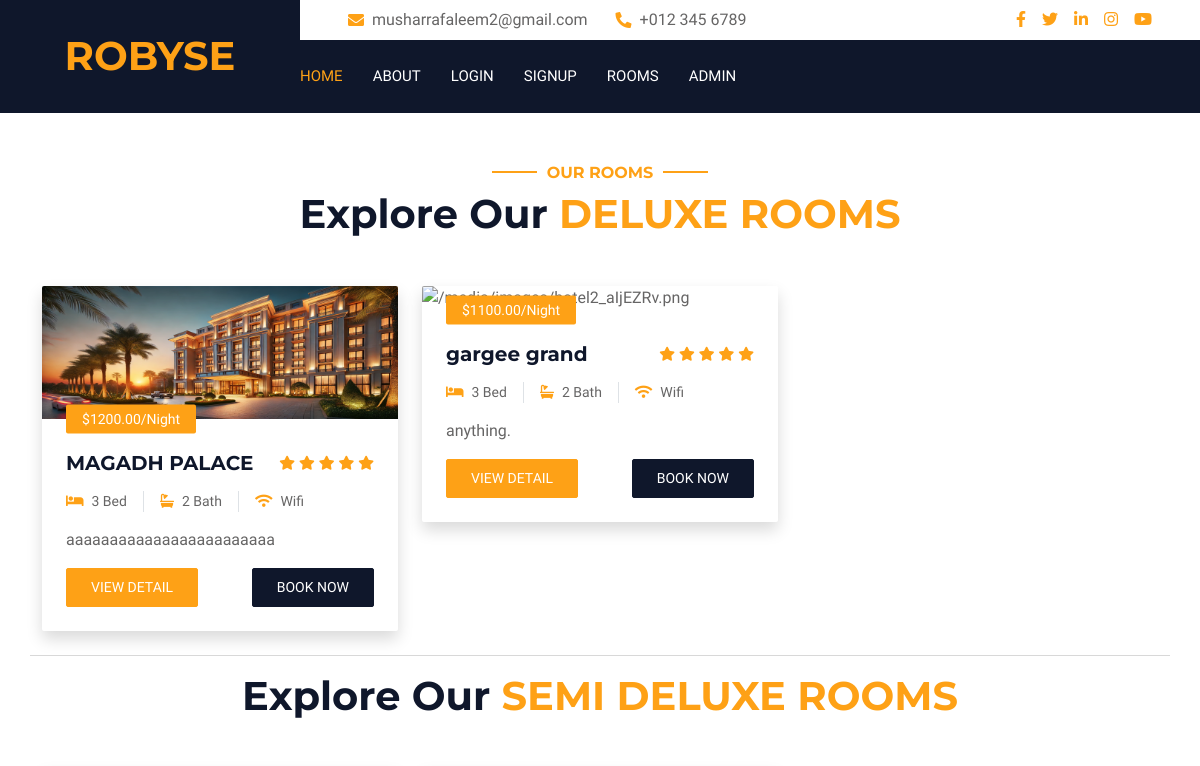
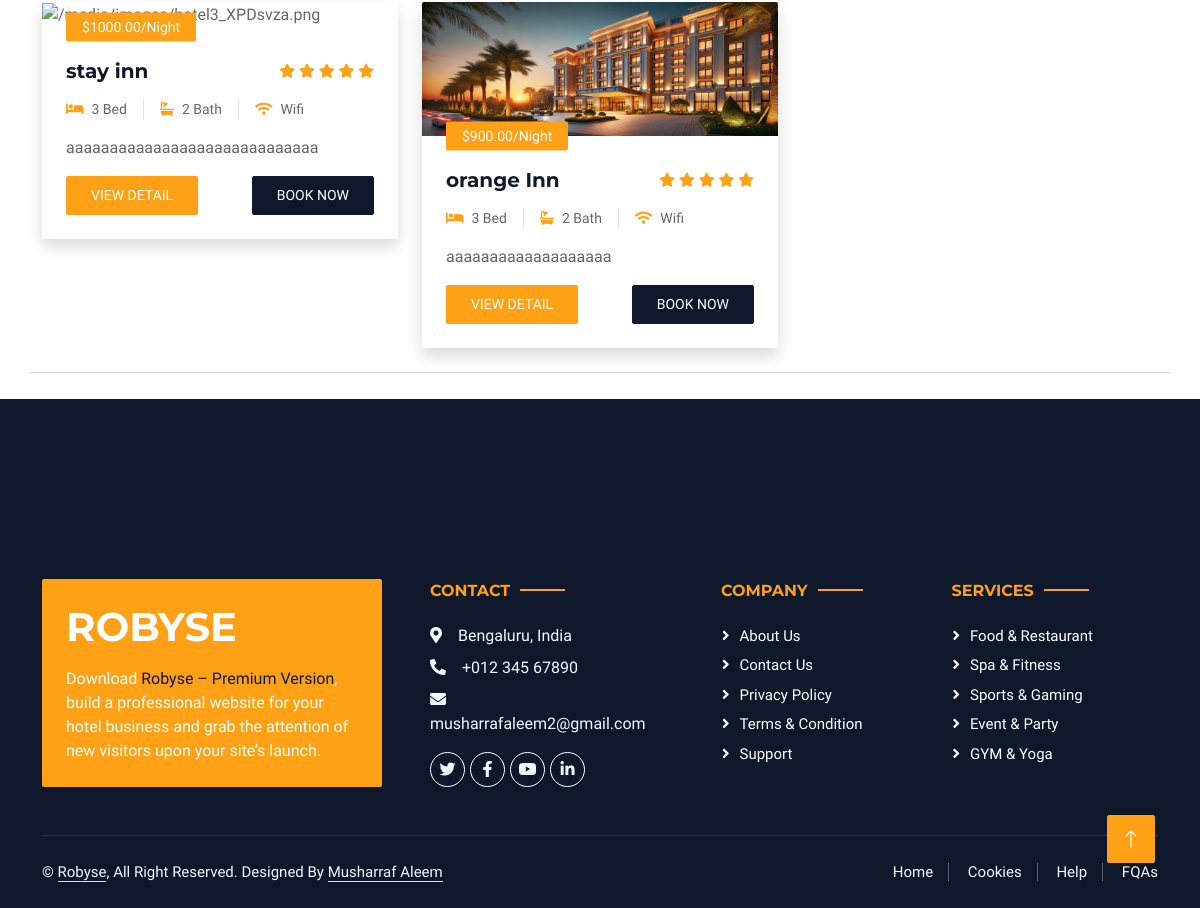
Page /rooms/ on the earlier database version (2 pictures, top to bottom).
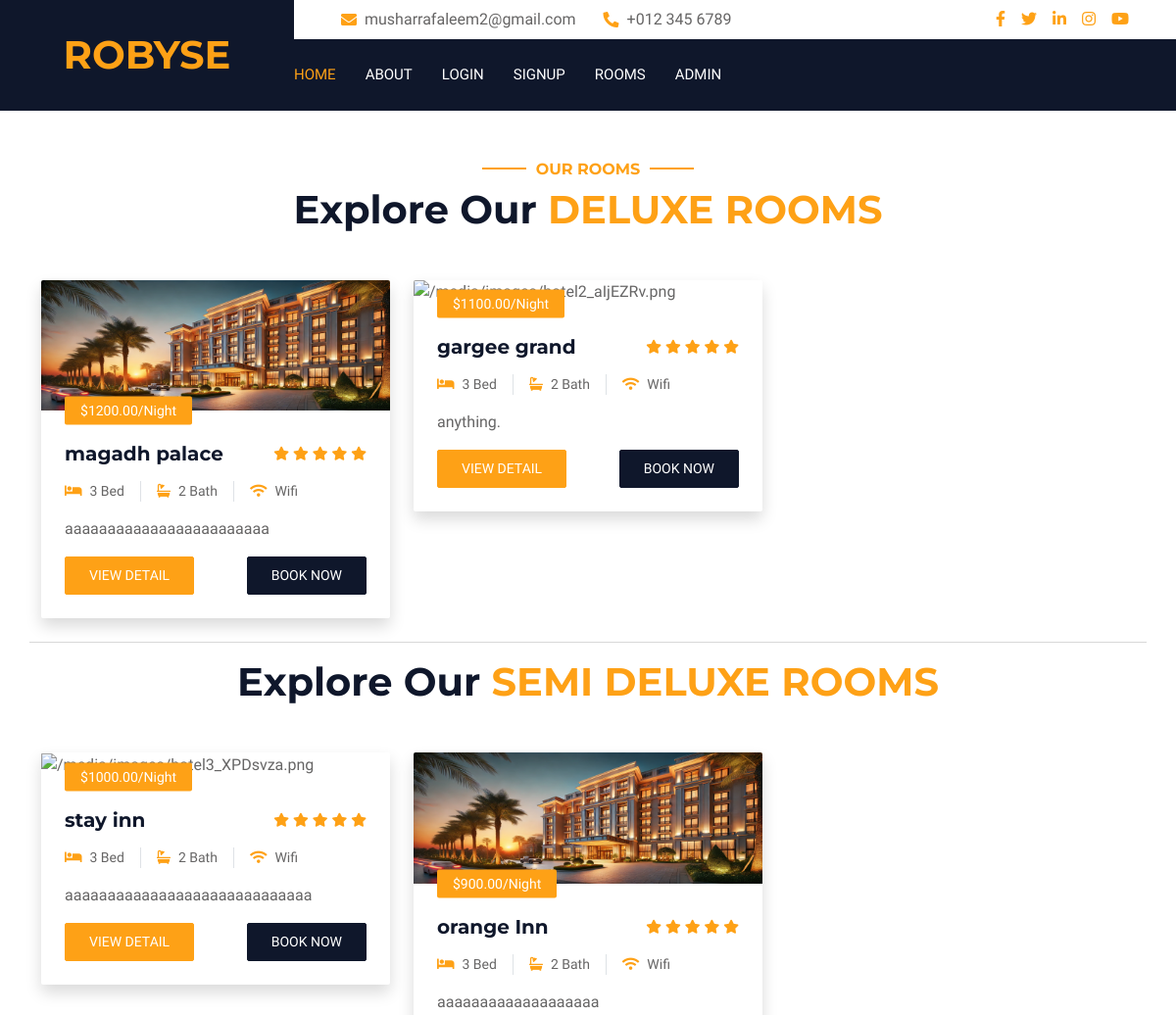
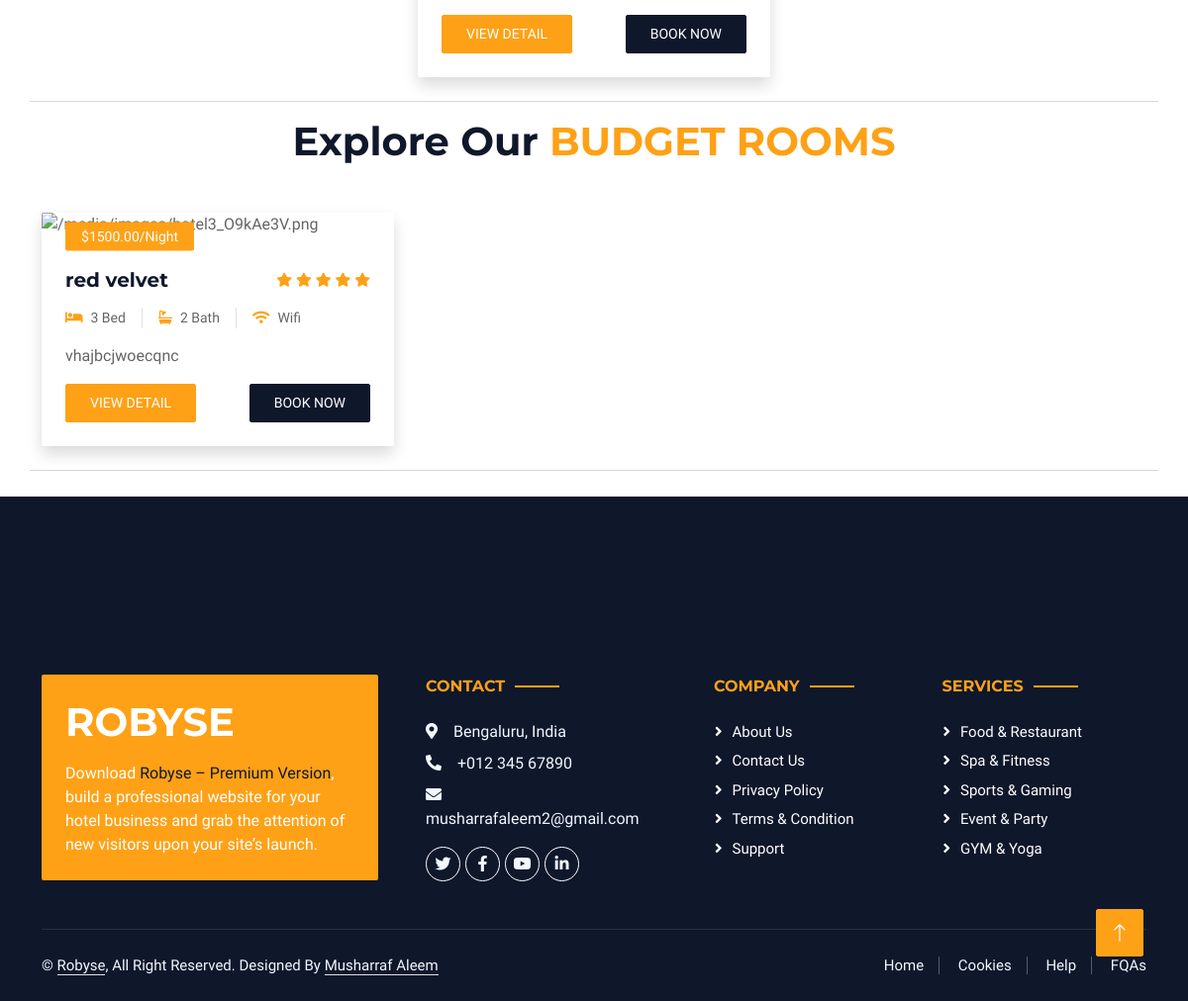
Same page on the later database version (2 pictures, top to bottom).
### app/models.py (models this page shows, shortened)
class Category(models.Model):
    name = models.CharField(max_length=255, unique=True)
    description = models.CharField(max_length=200)

class Model1(models.Model):
    category= models.ForeignKey(Category, on_delete=models.CASCADE, related_name='model1_items')
    name = models.CharField(max_length=255)
    image = models.ImageField(upload_to='images/')
    description = models.TextField()
    price = models.DecimalField(max_digits=10, decimal_places=2)
    rating = models.FloatField()
    location = models.CharField(max_length=255)
    availability = models.BooleanField(default=True)

### app/views.py (the view)
# urls.py: path('rooms/',rooms, name='rooms'),
def rooms(request):
    categories = Category.objects.prefetch_related('model1_items').all()
    return render(request, 'rooms.html',{'categories': categories})

### templates/rooms.html
{% extends "base1.html" %}
{% load static %}
{% block content %}
<div class="container-xxl py-5">
    <center>
        <h6 class="section-title text-center text-primary text-uppercase">Our Rooms</h6>
    </center>
    {% for p in categories %}
    <div class="container">
        <div class="text-center wow fadeInUp" data-wow-delay="0.1s">
            <h1 class="mb-5">Explore Our <span class="text-primary text-uppercase">{{p.name}} rooms</span></h1>
        </div>
        <div class="row g-4">
            {% for k in p.model1_items.all %}
            <div class="col-lg-4 col-md-6 wow fadeInUp" data-wow-delay="0.6s">
                <div class="room-item shadow rounded overflow-hidden">
                    <div class="position-relative">
                        <img class="img-fluid" src="{{ k.image.url }}" alt="{{ k.image.url }}">
                        <small
                            class="position-absolute start-0 top-100 translate-middle-y bg-primary text-white rounded py-1 px-3 ms-4">${{k.price}}/Night</small>
                    </div>
                    <div class="p-4 mt-2">
                        <div class="d-flex justify-content-between mb-3">
                            <h5 class="mb-0">{{k.name}}</h5>
                            <div class="ps-2">
                                <small class="fa fa-star text-primary"></small>
                                <small class="fa fa-star text-primary"></small>
                                <small class="fa fa-star text-primary"></small>
                                <small class="fa fa-star text-primary"></small>
                                <small class="fa fa-star text-primary"></small>
                            </div>
                        </div>
                        <div class="d-flex mb-3">
                            <small class="border-end me-3 pe-3"><i class="fa fa-bed text-primary me-2"></i>3 Bed</small>
                            <small class="border-end me-3 pe-3"><i class="fa fa-bath text-primary me-2"></i>2
                                Bath</small>
                            <small><i class="fa fa-wifi text-primary me-2"></i>Wifi</small>
                        </div>
                        <p class="text-body mb-3">{{k.description}}</p>
                        <div class="d-flex justify-content-between">
                            <a class="btn btn-sm btn-primary rounded py-2 px-4" href="{% url 'instance_detail' k.pk %}">View Detail</a>
                            <a class="btn btn-sm btn-dark rounded py-2 px-4" href="{% url 'booking' k.pk %}">Book
                                Now</a>
                        </div>
                    </div>
                </div>
            </div>
            {% endfor %}
            <br><br>
            <hr>
        </div>
    </div>
    {% endfor %}
</div>
<br><br><br>
{% endblock content %}

Differences in the rows shown:
changed Model1 "aaaaaaaaaaaaaaaaaaaaaaaa": name "MAGADH PALACE" → "magadh palace"
added Category: name "BUDGET"
added Model1: price "1500.00", name "red velvet", description "vhajbcjwoecqnc", shown under "BUDGET"
